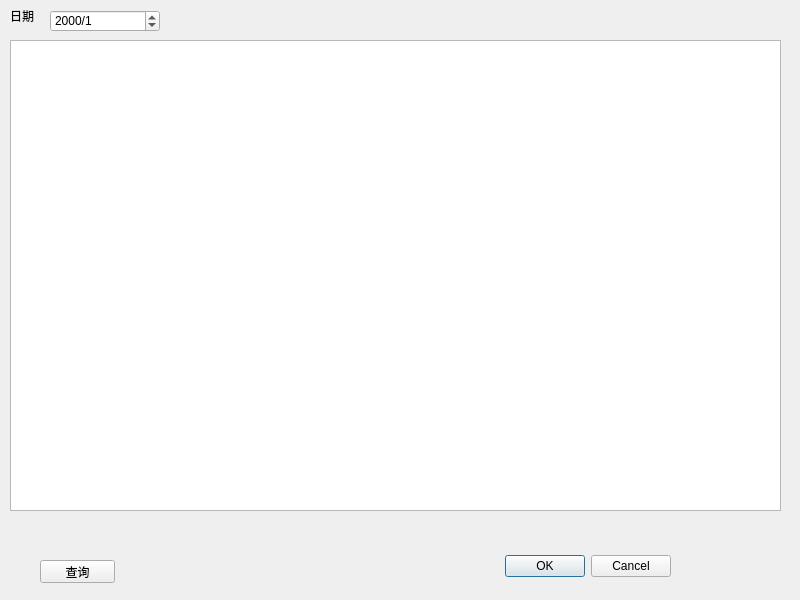
<?xml version="1.0" encoding="UTF-8"?>
<ui version="4.0">
 <class>QueryByDateDialog</class>
 <widget class="QDialog" name="QueryByDateDialog">
  <property name="geometry">
   <rect>
    <x>0</x>
    <y>0</y>
    <width>800</width>
    <height>600</height>
   </rect>
  </property>
  <property name="windowTitle">
   <string>查询月份记录</string>
  </property>
  <widget class="QDialogButtonBox" name="buttonBox">
   <property name="geometry">
    <rect>
     <x>330</x>
     <y>550</y>
     <width>341</width>
     <height>32</height>
    </rect>
   </property>
   <property name="orientation">
    <enum>Qt::Horizontal</enum>
   </property>
   <property name="standardButtons">
    <set>QDialogButtonBox::Cancel|QDialogButtonBox::Ok</set>
   </property>
  </widget>
  <widget class="QDateEdit" name="dateEditMonth">
   <property name="geometry">
    <rect>
     <x>50</x>
     <y>10</y>
     <width>110</width>
     <height>22</height>
    </rect>
   </property>
   <property name="displayFormat">
    <string>yyyy/M</string>
   </property>
  </widget>
  <widget class="QLabel" name="labelMonth">
   <property name="geometry">
    <rect>
     <x>10</x>
     <y>10</y>
     <width>54</width>
     <height>12</height>
    </rect>
   </property>
   <property name="text">
    <string>日期</string>
   </property>
  </widget>
  <widget class="QPushButton" name="pushButtonQuery">
   <property name="geometry">
    <rect>
     <x>40</x>
     <y>560</y>
     <width>75</width>
     <height>23</height>
    </rect>
   </property>
   <property name="text">
    <string>查询</string>
   </property>
  </widget>
  <widget class="QTableWidget" name="tableWidget">
   <property name="geometry">
    <rect>
     <x>10</x>
     <y>40</y>
     <width>771</width>
     <height>471</height>
    </rect>
   </property>
  </widget>
 </widget>
 <resources/>
 <connections>
  <connection>
   <sender>buttonBox</sender>
   <signal>accepted()</signal>
   <receiver>QueryByDateDialog</receiver>
   <slot>accept()</slot>
   <hints>
    <hint type="sourcelabel">
     <x>248</x>
     <y>254</y>
    </hint>
    <hint type="destinationlabel">
     <x>157</x>
     <y>274</y>
    </hint>
   </hints>
  </connection>
  <connection>
   <sender>buttonBox</sender>
   <signal>rejected()</signal>
   <receiver>QueryByDateDialog</receiver>
   <slot>reject()</slot>
   <hints>
    <hint type="sourcelabel">
     <x>316</x>
     <y>260</y>
    </hint>
    <hint type="destinationlabel">
     <x>286</x>
     <y>274</y>
    </hint>
   </hints>
  </connection>
 </connections>
</ui>
